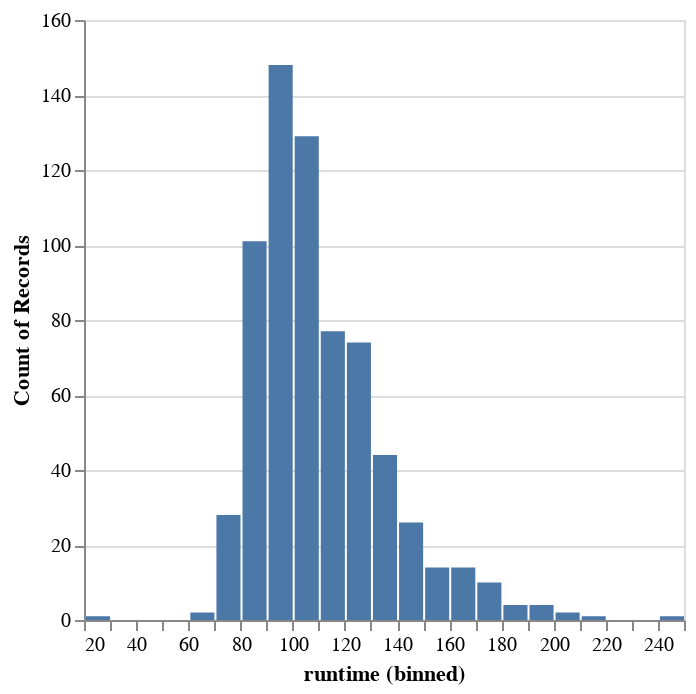

Source (notebook cell):
### Code cell
alt.Chart(movies).mark_bar().encode(
    alt.X('runtime').bin(maxbins=30),
    y='count()'
)

### Figure 1 — Vega specification as saved in the notebook (floating-point values rounded to 4 significant figures)
{"$schema": "https://vega.github.io/schema/vega/v5.json", "data": [{"name": "source_0", "values": [{"__count": 129, "bin_maxbins_30_runtime": 100.0, "bin_maxbins_30_runtime_end": 110.0}, {"__count": 26, "bin_maxbins_30_runtime": 140.0, "bin_maxbins_30_runtime_end": 150.0}, {"__count": 101, "bin_maxbins_30_runtime": 80.0, "bin_maxbins_30_runtime_end": 90.0}, {"__count": 14, "bin_maxbins_30_runtime": 150.0, "bin_maxbins_30_runtime_end": 160.0}, {"__count": 77, "bin_maxbins_30_runtime": 110.0, "bin_maxbins_30_runtime_end": 120.0}, {"__count": 10, "bin_maxbins_30_runtime": 170.0, "bin_maxbins_30_runtime_end": 180.0}, {"__count": 2, "bin_maxbins_30_runtime": 200.0, "bin_maxbins_30_runtime_end": 210.0}, {"__count": 44, "bin_maxbins_30_runtime": 130.0, "bin_maxbins_30_runtime_end": 140.0}, {"__count": 74, "bin_maxbins_30_runtime": 120.0, "bin_maxbins_30_runtime_end": 130.0}, {"__count": 14, "bin_maxbins_30_runtime": 160.0, "bin_maxbins_30_runtime_end": 170.0}, {"__count": 4, "bin_maxbins_30_runtime": 190.0, "bin_maxbins_30_runtime_end": 200.0}, {"__count": 148, "bin_maxbins_30_runtime": 90.0, "bin_maxbins_30_runtime_end": 100.0}, {"__count": 4, "bin_maxbins_30_runtime": 180.0, "bin_maxbins_30_runtime_end": 190.0}, {"__count": 1, "bin_maxbins_30_runtime": 210.0, "bin_maxbins_30_runtime_end": 220.0}, {"__count": 28, "bin_maxbins_30_runtime": 70.0, "bin_maxbins_30_runtime_end": 80.0}, {"__count": 1, "bin_maxbins_30_runtime": 240.0, "bin_maxbins_30_runtime_end": 250.0}, {"__count": 2, "bin_maxbins_30_runtime": 60.0, "bin_maxbins_30_runtime_end": 70.0}, {"__count": 1, "bin_maxbins_30_runtime": 20.0, "bin_maxbins_30_runtime_end": 30.0}]}, {"name": "source_0_y_domain___count", "values": [{"min": 1, "max": 148}]}], "signals": [{"name": "bin_maxbins_30_runtime_bins", "value": {"fields": ["runtime"], "fname": "bin_runtime", "start": 20.0, "step": 10.0, "stop": 250.0}}], "marks": [{"type": "rect", "name": "marks", "from": {"data": "source_0"}, "encode": {"update": {"fill": {"value": "#4c78a8"}, "x2": {"field": "bin_maxbins_30_runtime", "scale": "x", "offset": {"signal": "0.5 + (abs(scale(\"x\", datum[\"bin_maxbins_30_runtime_end\"]) - scale(\"x\", datum[\"bin_maxbins_30_runtime\"])) < 0.25 ? -0.5 * (0.25 - (abs(scale(\"x\", datum[\"bin_maxbins_30_runtime_end\"]) - scale(\"x\", datum[\"bin_maxbins_30_runtime\"])))) : 0.5)"}}, "y2": {"value": 0, "scale": "y"}, "x": {"field": "bin_maxbins_30_runtime_end", "scale": "x", "offset": {"signal": "0.5 + (abs(scale(\"x\", datum[\"bin_maxbins_30_runtime_end\"]) - scale(\"x\", datum[\"bin_maxbins_30_runtime\"])) < 0.25 ? 0.5 * (0.25 - (abs(scale(\"x\", datum[\"bin_maxbins_30_runtime_end\"]) - scale(\"x\", datum[\"bin_maxbins_30_runtime\"])))) : -0.5)"}}, "y": {"field": "__count", "scale": "y"}}}, "style": ["bar"]}], "scales": [{"name": "x", "type": "linear", "domain": {"signal": "[bin_maxbins_30_runtime_bins.start, bin_maxbins_30_runtime_bins.stop]"}, "range": [0, {"signal": "width"}], "bins": {"signal": "bin_maxbins_30_runtime_bins"}, "zero": false}, {"name": "y", "type": "linear", "domain": [{"signal": "(data(\"source_0_y_domain___count\")[0] || {}).min"}, {"signal": "(data(\"source_0_y_domain___count\")[0] || {}).max"}], "range": [{"signal": "height"}, 0], "zero": true, "nice": true}], "axes": [{"scale": "y", "domain": false, "labels": false, "maxExtent": 0, "zindex": 0, "minExtent": 0, "gridScale": "x", "tickCount": {"signal": "ceil(height/40)"}, "ticks": false, "grid": true, "aria": false, "orient": "left"}, {"scale": "x", "zindex": 0, "grid": false, "labelFlush": true, "orient": "bottom", "labelOverlap": true, "title": "runtime (binned)", "tickCount": {"signal": "ceil(width/10)"}}, {"scale": "y", "title": "Count of Records", "zindex": 0, "orient": "left", "labelOverlap": true, "grid": false, "tickCount": {"signal": "ceil(height/40)"}}], "padding": 5, "background": "white", "height": 300, "style": "cell", "width": 300}
